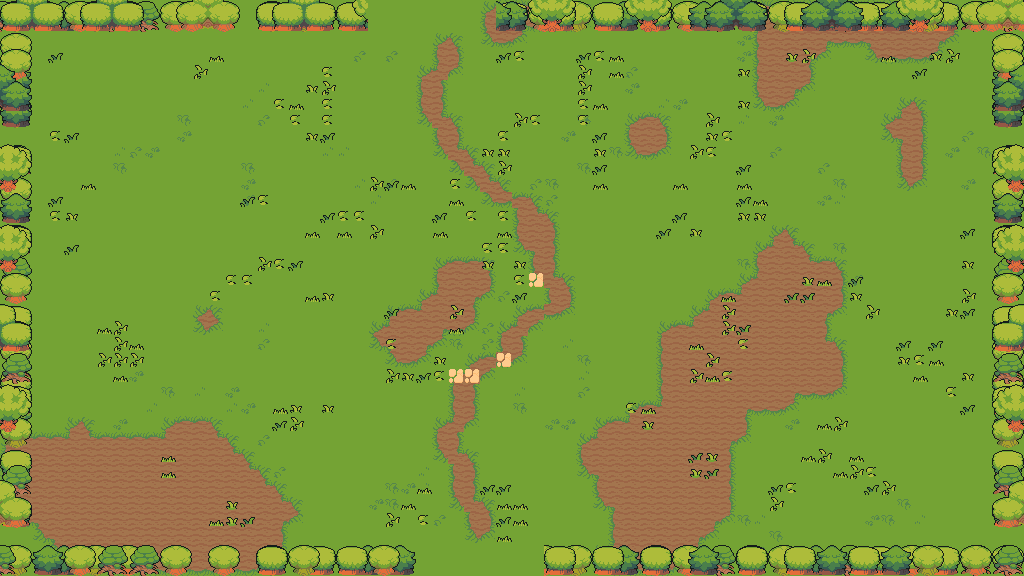

Tiled map render using the project's own tile images. Description and the map definition, with tile-layer contents summarised, below:
An orthogonal 64x36 tile map with 16x16 px tiles, 7 tile layers (floor, ground, path, decor, ...), 6 tilesets and 46 objects (27x prop, 9x spawn, 7x obstacle, 2x door, playerStart).

<map version="1.10" tiledversion="1.11.0" orientation="orthogonal" renderorder="right-down" width="64" height="36" tilewidth="16" tileheight="16" infinite="0" nextlayerid="9" nextobjectid="47">
 <properties>
    <property name="chapter" type="int" value="1" />
    <property name="room" type="int" value="1" />
    <property name="isBossRoom" type="bool" value="false" />
 </properties>
 <tileset firstgid="1" source="field.tsx" />
 <tileset firstgid="76" source="nature.tsx" />
 <tileset firstgid="580" source="relief.tsx" />
 <tileset firstgid="820" source="element.tsx" />
 <tileset firstgid="1060" source="floordetail.tsx" />
 <tileset firstgid="1140" source="tilefloor.tsx" />
 <layer id="1" name="floor" width="64" height="36">
  <data>[2304 cells, 2304 non-empty, 5 distinct tile ids]</data>
 </layer>
 <layer id="2" name="ground" width="64" height="36">
  <data>[2304 cells, 486 non-empty, 13 distinct tile ids]</data>
 </layer>
 <layer id="3" name="path" width="64" height="36">
  <data>[2304 cells, 84 non-empty, 12 distinct tile ids]</data>
 </layer>
 <layer id="4" name="decor" width="64" height="36">
  <data>[2304 cells, 190 non-empty, 6 distinct tile ids]</data>
 </layer>
 <layer id="5" name="border-back" width="64" height="36">
  <data>[2304 cells, 300 non-empty, 20 distinct tile ids]</data>
 </layer>
 <layer id="6" name="border-mid" width="64" height="36">
  <data>[2304 cells, 276 non-empty, 20 distinct tile ids]</data>
 </layer>
 <layer id="7" name="border-front" width="64" height="36">
  <data>[2304 cells, 148 non-empty, 45 distinct tile ids]</data>
 </layer>
 <objectgroup id="8" name="objects">
  <object id="1" name="playerStart" x="480" y="320"><point /></object>
  <object id="2" name="spawn" x="552" y="440">
   <properties>
    <property name="role" value="chaser" />
    <property name="wave" type="int" value="1" />
    <property name="elite" type="bool" value="false" />
   </properties>
  <point /></object>
  <object id="3" name="spawn" x="488" y="448">
   <properties>
    <property name="role" value="chaser" />
    <property name="wave" type="int" value="1" />
    <property name="elite" type="bool" value="false" />
   </properties>
  <point /></object>
  <object id="4" name="spawn" x="552" y="160">
   <properties>
    <property name="role" value="caster" />
    <property name="wave" type="int" value="1" />
    <property name="elite" type="bool" value="false" />
   </properties>
  <point /></object>
  <object id="5" name="spawn" x="400" y="200">
   <properties>
    <property name="role" value="chaser" />
    <property name="wave" type="int" value="2" />
    <property name="elite" type="bool" value="false" />
   </properties>
  <point /></object>
  <object id="6" name="spawn" x="568" y="400">
   <properties>
    <property name="role" value="chaser" />
    <property name="wave" type="int" value="2" />
    <property name="elite" type="bool" value="false" />
   </properties>
  <point /></object>
  <object id="7" name="spawn" x="344" y="336">
   <properties>
    <property name="role" value="chaser" />
    <property name="wave" type="int" value="2" />
    <property name="elite" type="bool" value="false" />
   </properties>
  <point /></object>
  <object id="8" name="spawn" x="576" y="224">
   <properties>
    <property name="role" value="chaser" />
    <property name="wave" type="int" value="3" />
    <property name="elite" type="bool" value="false" />
   </properties>
  <point /></object>
  <object id="9" name="spawn" x="320" y="256">
   <properties>
    <property name="role" value="caster" />
    <property name="wave" type="int" value="3" />
    <property name="elite" type="bool" value="false" />
   </properties>
  <point /></object>
  <object id="10" name="spawn" x="592" y="464">
   <properties>
    <property name="role" value="caster" />
    <property name="wave" type="int" value="3" />
    <property name="elite" type="bool" value="false" />
   </properties>
  <point /></object>
  <object id="11" name="door" x="480" y="568"><point /></object>
  <object id="12" name="door" x="440" y="8"><point /></object>
  <object id="13" name="obstacle" x="0" y="544" width="416" height="32">
   <properties>
    <property name="kind" value="edge" />
   </properties>
  </object>
  <object id="14" name="obstacle" x="544" y="544" width="480" height="32">
   <properties>
    <property name="kind" value="edge" />
   </properties>
  </object>
  <object id="15" name="obstacle" x="0" y="0" width="368" height="32">
   <properties>
    <property name="kind" value="edge" />
   </properties>
  </object>
  <object id="16" name="obstacle" x="496" y="0" width="528" height="32">
   <properties>
    <property name="kind" value="edge" />
   </properties>
  </object>
  <object id="17" name="obstacle" x="0" y="32" width="32" height="512">
   <properties>
    <property name="kind" value="edge" />
   </properties>
  </object>
  <object id="18" name="obstacle" x="992" y="32" width="32" height="512">
   <properties>
    <property name="kind" value="edge" />
   </properties>
  </object>
  <object id="19" name="obstacle" x="784" y="96" width="16" height="16">
   <properties>
    <property name="kind" value="pillar" />
   </properties>
  </object>
  <object id="20" name="prop" x="896" y="432" width="32" height="32">
   <properties>
    <property name="key" value="tree-pink" />
   </properties>
  </object>
  <object id="21" name="prop" x="928" y="432" width="32" height="32">
   <properties>
    <property name="key" value="tree-pine" />
   </properties>
  </object>
  <object id="22" name="prop" x="912" y="464" width="32" height="32">
   <properties>
    <property name="key" value="tree-green" />
   </properties>
  </object>
  <object id="23" name="prop" x="944" y="464" width="32" height="32">
   <properties>
    <property name="key" value="tree-round" />
   </properties>
  </object>
  <object id="24" name="prop" x="864" y="400" width="16" height="16">
   <properties>
    <property name="key" value="grass-tall" />
   </properties>
  </object>
  <object id="25" name="prop" x="960" y="448" width="16" height="16">
   <properties>
    <property name="key" value="bush-light" />
   </properties>
  </object>
  <object id="26" name="prop" x="960" y="512" width="16" height="16">
   <properties>
    <property name="key" value="bush-green" />
   </properties>
  </object>
  <object id="27" name="prop" x="32" y="416" width="32" height="32">
   <properties>
    <property name="key" value="tree-pine" />
   </properties>
  </object>
  <object id="28" name="prop" x="64" y="416" width="32" height="32">
   <properties>
    <property name="key" value="tree-pink" />
   </properties>
  </object>
  <object id="29" name="prop" x="48" y="448" width="32" height="32">
   <properties>
    <property name="key" value="tree-round" />
   </properties>
  </object>
  <object id="30" name="prop" x="80" y="448" width="48" height="48">
   <properties>
    <property name="key" value="tree-big-green" />
   </properties>
  </object>
  <object id="31" name="prop" x="64" y="384" width="16" height="16">
   <properties>
    <property name="key" value="grass-tall" />
   </properties>
  </object>
  <object id="32" name="prop" x="64" y="400" width="16" height="16">
   <properties>
    <property name="key" value="bush-green" />
   </properties>
  </object>
  <object id="33" name="prop" x="32" y="416" width="16" height="16">
   <properties>
    <property name="key" value="grass-tall" />
   </properties>
  </object>
  <object id="34" name="prop" x="238" y="140" width="32" height="32">
   <properties>
    <property name="key" value="bush-blue" />
   </properties>
  </object>
  <object id="35" name="prop" x="352" y="80" width="16" height="16">
   <properties>
    <property name="key" value="bush-light" />
   </properties>
  </object>
  </objectgroup>
</map>
<!-- 11 of 46 objects omitted -->
